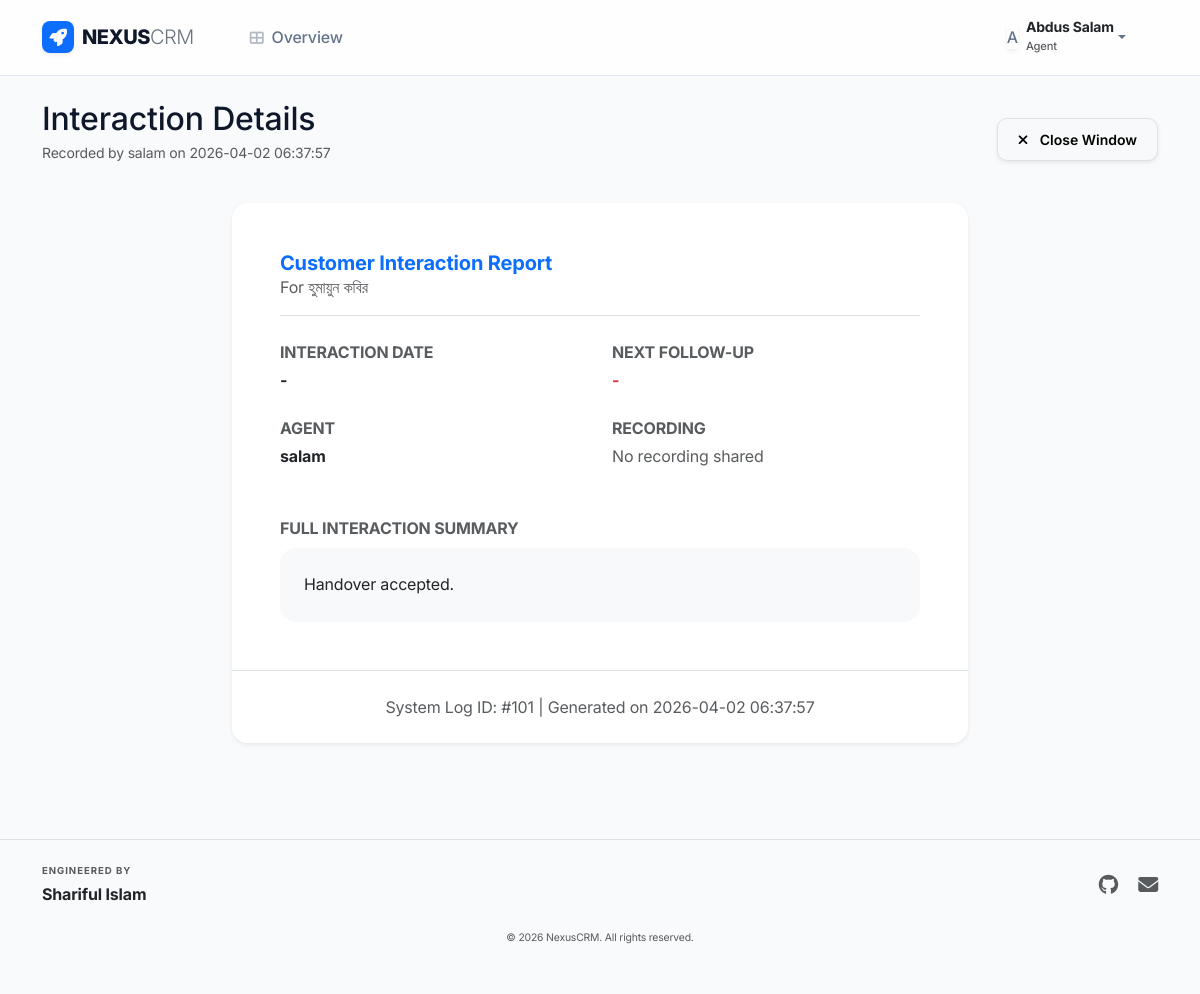
Screenshot of /dashboard/history/101 (signed in) with the database file from the repository.
### tables this page shows
CREATE TABLE notes_history (
        id INTEGER PRIMARY KEY AUTOINCREMENT,
        lead_id INTEGER,
        timestamp TEXT,
        agent TEXT,
        note TEXT,
        visit_interested TEXT,
        visit_date TEXT,
        call_recording TEXT,
        followup_date TEXT,
        interest_star INTEGER, call_date TEXT,
        FOREIGN KEY (lead_id) REFERENCES leads (id)
    );

CREATE TABLE leads (
        id INTEGER PRIMARY KEY,
        name TEXT,
        phone TEXT,
        profession TEXT,
        location TEXT,
        note TEXT,
        interest_star INTEGER DEFAULT 0,
        visit_interested TEXT,
        visit_date TEXT,
        recording_date TEXT,
        followup_date TEXT,
        status TEXT,
        agent TEXT,
        timestamp TEXT,
        last_updated TEXT
    , address TEXT);

### dashboard/crm_routes.py (the view)
@dashboard_bp.route('/history/<int:history_id>')
@login_required
def history_detail(history_id):
    entry = db.get_history_by_id(history_id)
    if not entry:
        flash("History record not found.", "danger")
        return redirect(url_for('dashboard.index'))
    return render_template('history_detail.html', entry=entry)

### auth/login.py (called while the page is built)
def login_required(f):
    @wraps(f)
    def decorated_function(*args, **kwargs):
        if 'user' not in session:
            return redirect(url_for('auth.login'))
        return f(*args, **kwargs)
    return decorated_function

### utils/db_handler.py (called while the page is built)
    def _get_connection(self):
        conn = sqlite3.connect(self.db_path)
        conn.row_factory = sqlite3.Row  # This allows accessing columns by name
        return conn

    def get_history_by_id(self, history_id):
        conn = self._get_connection()
        query = """
            SELECT h.*, l.name as lead_name, l.phone as lead_phone
            FROM notes_history h
            LEFT JOIN leads l ON h.lead_id = l.id
            WHERE h.id = ?
        """
        df = pd.read_sql_query(query, conn, params=(history_id,))
        conn.close()
        if df.empty: return None
        row = df.iloc[0]
        d = self._map_history_row(row)
        d['CustomerName'] = row.get('lead_name')
        d['CustomerPhone'] = row.get('lead_phone')
        return d

    def _map_history_row(self, row):
        if row is None: return None
        d = dict(row)
        return {
            'ID': d.get('id'),
            'LeadID': d.get('lead_id'),
            'Timestamp': d.get('timestamp'),
            'Agent': d.get('agent'),
            'Note': d.get('note'),
            'VisitInterested': d.get('visit_interested'),
            'VisitDate': d.get('visit_date'),
            'RecordingURL': d.get('call_recording'),
            'CallDate': d.get('call_date'),
            'FollowUpDate': d.get('followup_date'),
            'InterestStar': d.get('interest_star')
        }

### templates/history_detail.html (shortened to what this page needs)
{% extends "layout.html" %}
{% block content %}
<div class="row align-items-center mb-4">
    <div class="col-md-6">
        <h2 class="fw-800 mb-1">Interaction Details</h2>
        <p class="text-muted small">Recorded by {{ entry.Agent }} on {{ entry.Timestamp }}</p>
    </div>
    <div class="col-md-6 text-md-end mt-3 mt-md-0">
        <button onclick="window.close();" class="btn btn-light border shadow-sm">
            <i class="fas fa-times me-2"></i> Close Window
        </button>
    </div>
</div>
<div class="row">
    <div class="col-lg-8 mx-auto">
        <div class="card border-0 shadow-sm rounded-4 overflow-hidden mb-5">
            <div class="card-body p-5">
                <div class="d-flex align-items-center justify-content-between mb-4 pb-3 border-bottom">
                    <div>
                        <h5 class="fw-bold mb-0 text-primary">Customer Interaction Report</h5>
                        <p class="text-muted smaller mb-0">For {{ entry.CustomerName or 'Lead ID: ' ~ entry.LeadID }}</p>
                    </div>
                </div>
                <div class="row g-4 mb-5">
                    <div class="col-sm-6">
                        <label class="smaller text-muted text-uppercase fw-bold mb-1 d-block">Interaction Date</label>
                        <div class="fw-bold">{{ entry.CallDate if entry.CallDate else '-' }}</div>
                    </div>
                    <div class="col-sm-6">
                        <label class="smaller text-muted text-uppercase fw-bold mb-1 d-block">Next Follow-up</label>
                        <div class="fw-bold text-danger">{{ entry.FollowUpDate if entry.FollowUpDate else '-' }}</div>
                    </div>
                    <div class="col-sm-6">
                        <label class="smaller text-muted text-uppercase fw-bold mb-1 d-block">Agent</label>
                        <div class="fw-bold">{{ entry.Agent }}</div>
                    </div>
                    <div class="col-sm-6">
                        <label class="smaller text-muted text-uppercase fw-bold mb-1 d-block">Recording</label>
                        <div>
                            {% if entry.RecordingURL %}
                            <a href="{{ entry.RecordingURL }}" target="_blank" class="smaller text-decoration-none fw-bold text-danger">
                                <i class="fas fa-play-circle me-1"></i> Open Recording URL
                            </a>
                            {% else %}
                            <span class="text-muted italic">No recording shared</span>
                            {% endif %}
                        </div>
                    </div>
                </div>
                <div class="mb-0">
                    <label class="smaller text-muted text-uppercase fw-bold mb-2 d-block">Full Interaction Summary</label>
                    <div class="p-4 bg-light rounded-4 text-dark border-0" style="white-space: pre-wrap; line-height: 1.6;">{{ entry.Note or 'No summary provided.' }}</div>
                </div>
            </div>
            <div class="card-footer bg-white border-0 p-4 text-center border-top">
                <span class="smaller text-muted">System Log ID: #{{ entry.ID }} | Generated on {{ entry.Timestamp }}</span>
            </div>
        </div>
    </div>
</div>
{% endblock %}

### templates/layout.html (style rules this page uses)
:root { --primary: #4f46e5; --primary-soft: #eef2ff; --secondary: #6366f1; --success: #10b981; --warning: #f59e0b; --danger: #ef4444; --background: #f8fafc; --surface: #ffffff; --text-main: #0f172a; --text-muted: #64748b; --border: #e2e8f0; --radius-sm: 8px; --radius: 16px; --radius-lg: 24px; --shadow-sm: 0 1px 2px 0 rgb(0 0 0 / 0.05); --shadow: 0 4px 6px -1px rgb(0 0 0 / 0.1), 0 2px 4px -2px rgb(0 0 0 / 0.1); --shadow-md: 0 10px 15px -3px rgb(0 0 0 / 0.1), 0 4px 6px -4px rgb(0 0 0 / 0.1); --glass: rgba(255, 255, 255, 0.8); }
body { font-family: 'Inter', system-ui, -apple-system, sans-serif; background-color: var(--background); color: var(--text-main); letter-spacing: -0.011em; line-height: 1.5; overflow-x: hidden; }
.card { border: 1px solid var(--border); border-radius: var(--radius); box-shadow: var(--shadow-sm); background: var(--surface); overflow: hidden; }
.btn { border-radius: 10px; padding: 0.625rem 1.25rem; font-weight: 600; font-size: 0.875rem; transition: all 0.2s cubic-bezier(0.4, 0, 0.2, 1); }

### rows the page displays
notes_history: Agent "salam", Timestamp "2026-04-02 06:37:57", note "Handover accepted."
leads: name "হুমায়ুন কবির"

### other values shown
{{ session.user.Name[0]|upper }} "A"
{{ session.user.Name }} "Abdus Salam"
{{ session.user.Role }} "Agent"
{{ entry.CallDate if entry.CallDate else '-' }} "-"
{{ entry.FollowUpDate if entry.FollowUpDate else '-' }} "-"
{{ entry.ID }} "101"
